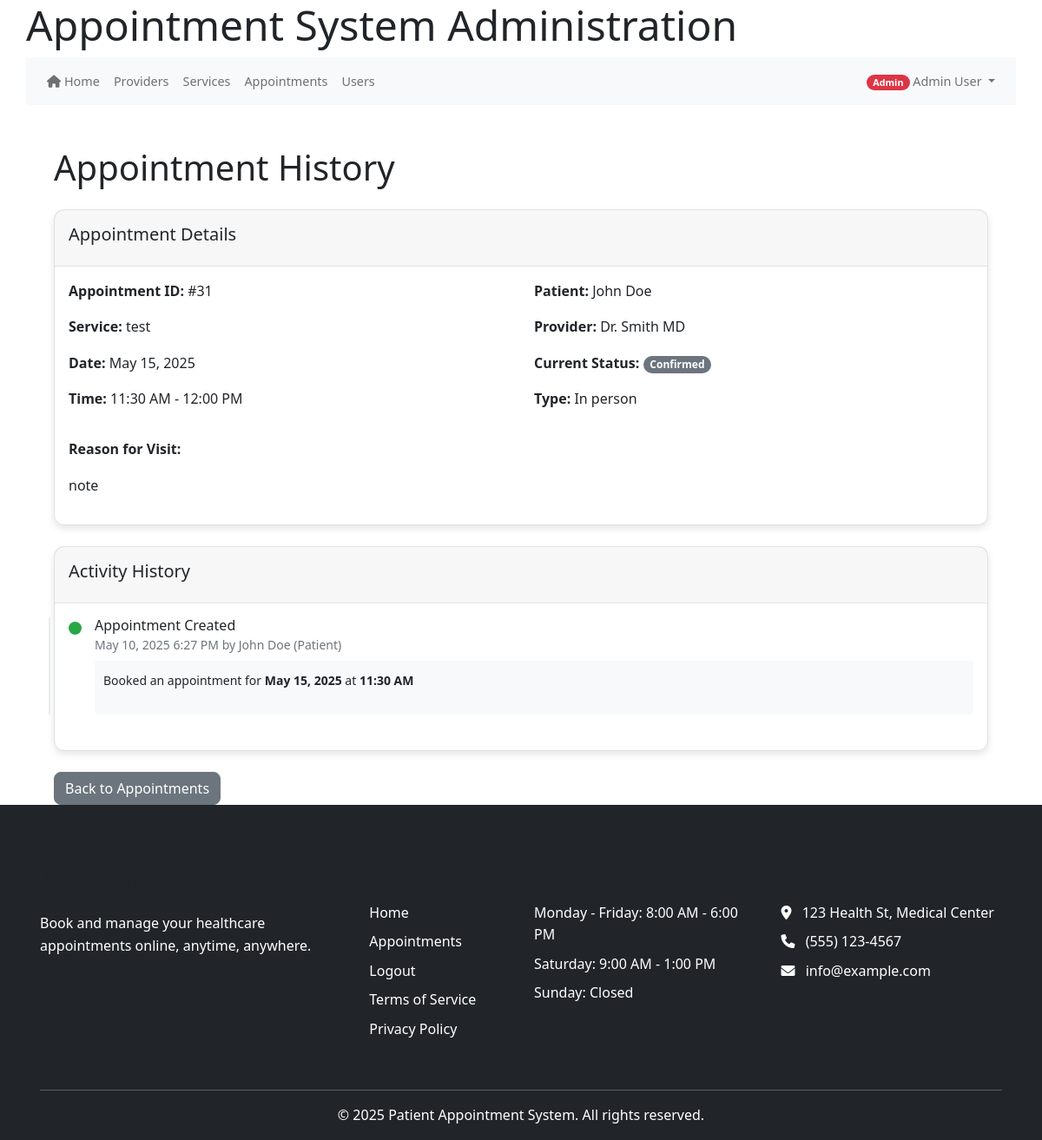
/index.php/appointments/history?id=31 (signed in), run on an earlier commit of the app's database.
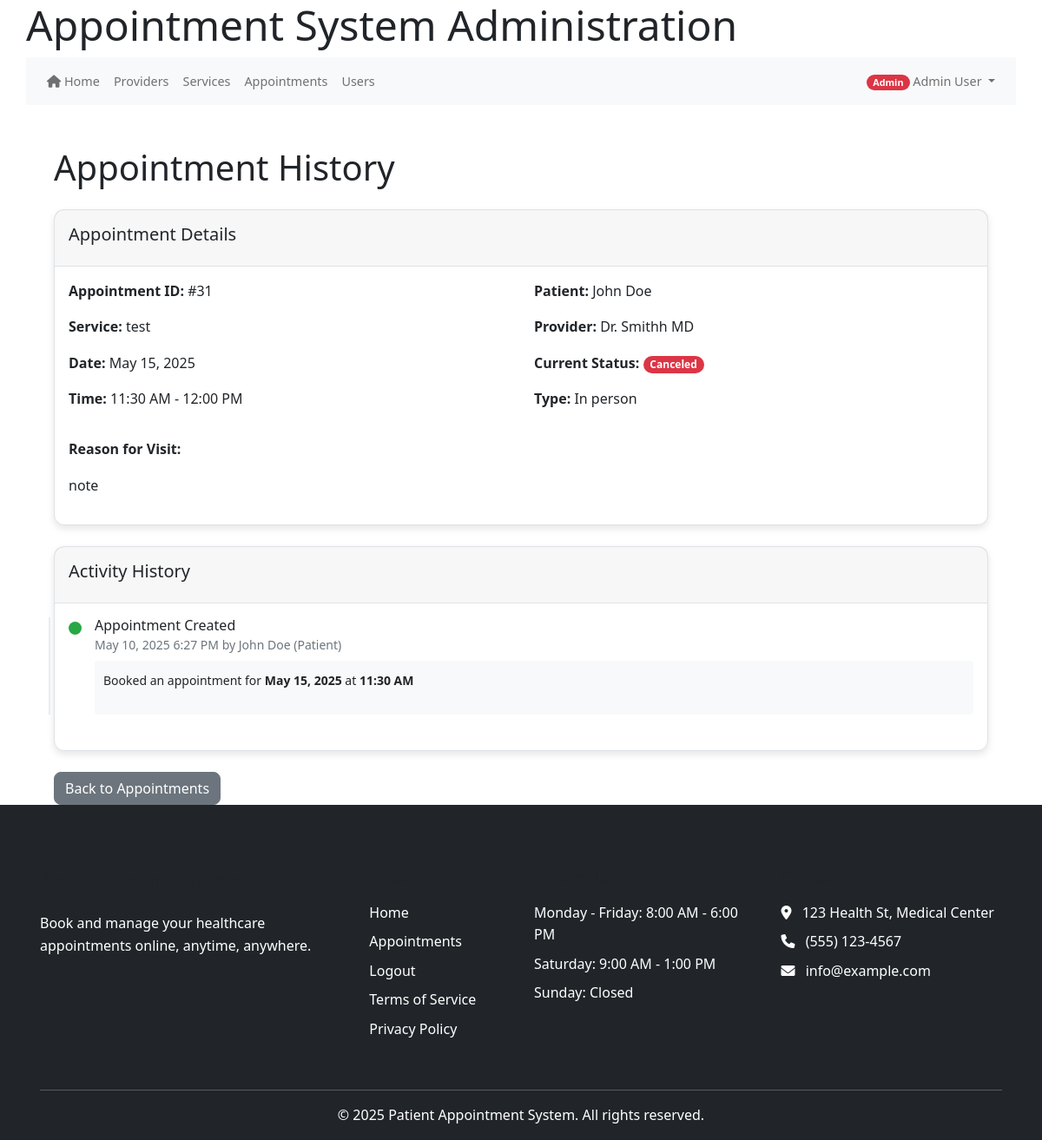
And on a later commit of the database.
### tables this page shows
CREATE TABLE IF NOT EXISTS `appointments` (
  `appointment_id` int(11) NOT NULL AUTO_INCREMENT,
  `patient_id` int(11) NOT NULL,
  `provider_id` int(11) NOT NULL,
  `service_id` int(11) NOT NULL,
  `appointment_date` date NOT NULL,
  `start_time` time NOT NULL,
  `end_time` time NOT NULL,
  `status` enum('scheduled','confirmed','completed','canceled','no_show') NOT NULL DEFAULT 'scheduled',
  `type` enum('in_person','virtual','phone') NOT NULL DEFAULT 'in_person',
  `notes` text DEFAULT NULL,
  `reason` text DEFAULT NULL,
  `reminder_sent` tinyint(1) DEFAULT 0,
  `confirmed_at` datetime DEFAULT NULL,
  `canceled_at` datetime DEFAULT NULL,
  `created_at` datetime DEFAULT current_timestamp(),
  `updated_at` datetime DEFAULT current_timestamp(),
  PRIMARY KEY (`appointment_id`),
  KEY `patient_id` (`patient_id`),
  KEY `provider_id` (`provider_id`),
  KEY `service_id` (`service_id`)
);

CREATE TABLE IF NOT EXISTS `users` (
  `user_id` int(11) NOT NULL AUTO_INCREMENT,
  `email` varchar(255) NOT NULL,
  `password_hash` varchar(255) NOT NULL,
  `first_name` varchar(100) NOT NULL,
  `last_name` varchar(100) NOT NULL,
  `phone` varchar(20) DEFAULT NULL,
  `role` enum('patient','provider','admin','staff') NOT NULL,
  `is_active` tinyint(1) DEFAULT 1,
  `is_verified` tinyint(1) DEFAULT 0,
  `email_verified_at` datetime DEFAULT NULL,
  `created_at` datetime DEFAULT current_timestamp(),
  `last_login` datetime DEFAULT NULL,
  `verification_token` varchar(64) DEFAULT NULL,
  `reset_token` varchar(64) DEFAULT NULL,
  `reset_token_expires` datetime DEFAULT NULL,
  `token_expires` datetime DEFAULT NULL,
  `password_change_required` tinyint(1) DEFAULT 0,
  PRIMARY KEY (`user_id`)
);

CREATE TABLE IF NOT EXISTS `services` (
  `service_id` int(11) NOT NULL AUTO_INCREMENT,
  `name` varchar(255) NOT NULL,
  `description` text DEFAULT NULL,
  `duration` int(11) DEFAULT 30,
  `price` decimal(10,2) DEFAULT NULL,
  `is_active` tinyint(1) DEFAULT 1,
  `created_at` timestamp NOT NULL DEFAULT current_timestamp(),
  PRIMARY KEY (`service_id`)
);

### models/Appointment.php (called while the page is built, shortened)
<?php
class Appointment {
    private $db;
    public function __construct($db) {
        $this->db = $db;
    }
    public function getById($appointment_id) {
        $appointment = null;
        $stmt = $this->db->prepare("
            SELECT
                a.*,
                s.name AS service_name,
                provider.first_name AS provider_first_name,
                provider.last_name AS provider_last_name,
                CONCAT(provider.first_name, ' ', provider.last_name) AS provider_name,
                patient.first_name AS patient_first_name,
                patient.last_name AS patient_last_name,
                CONCAT(patient.first_name, ' ', patient.last_name) AS patient_name,
                patient.email AS patient_email,
                pp.phone AS patient_phone,
                pp.date_of_birth AS patient_dob,
                pp.address AS patient_address,
                pp.emergency_contact,
                pp.emergency_contact_phone,
                pp.medical_conditions,
                pp.insurance_info
            FROM appointments a
            LEFT JOIN services s ON a.service_id = s.service_id
            LEFT JOIN users provider ON a.provider_id = provider.user_id
            LEFT JOIN users patient ON a.patient_id = patient.user_id
            LEFT JOIN patient_profiles pp ON patient.user_id = pp.user_id
            WHERE a.appointment_id = ?
        ");
        $stmt->bind_param("i", $appointment_id);
        $stmt->execute();
        $result = $stmt->get_result();
        if ($result && $result->num_rows > 0) {
            $appointment = $result->fetch_assoc();
            if (!empty($appointment['insurance_info'])) {
                $insurance = json_decode($appointment['insurance_info'], true);
                $appointment['insurance_provider'] = $insurance['provider'] ?? '';
                $appointment['insurance_policy_number'] = $insurance['policy_number'] ?? '';
            }
        }
        return $appointment;
    }
    public function getAppointmentHistory($appointment_id) {
        $history = [];
        $stmt = $this->db->prepare("
            SELECT
                ah.*,
                u.first_name,
                u.last_name,
                CONCAT(u.first_name, ' ', u.last_name) AS user_name
            FROM appointment_history ah
            LEFT JOIN users u ON ah.user_id = u.user_id
            WHERE ah.appointment_id = ?
            ORDER BY ah.created_at DESC
        ");
        $stmt->bind_param("i", $appointment_id);
        $stmt->execute();
        $result = $stmt->get_result();
        if (empty($history)) {
            $appointmentData = $this->getById($appointment_id);
            if ($appointmentData) {
                $history[] = [
                    'history_id' => 0,
                    'appointment_id' => $appointment_id,
                    'user_id' => $appointmentData['patient_id'],
                    'status' => 'scheduled',
                    'notes' => 'Appointment created',
                    'created_at' => $appointmentData['created_at'],
                    'first_name' => $appointmentData['patient_first_name'],
                    'last_name' => $appointmentData['patient_last_name'],
                    'user_name' => $appointmentData['patient_first_name'] . ' ' . $appointmentData['patient_last_name']
                ];
            }
        }
        return $history;
    }
    public function getAppointmentLogs($appointment_id) {
        $logs = [];
        $history = $this->getAppointmentHistory($appointment_id);
        foreach ($history as $record) {
            $details = [];
            $appointment = $this->getById($appointment_id);
            if ($appointment) {
                $details = [
                    'appointment_date' => $appointment['appointment_date'],
                    'start_time' => $appointment['start_time'],
                    'end_time' => $appointment['end_time'],
                    'cancellation_reason' => $appointment['reason'] ?? 'No reason provided',
                    'previous_status' => '',
                    'new_status' => $record['status'] ?? '',
                    'reason' => $appointment['reason'] ?? ''
                ];
            }
            $action = 'status_changed';
            if (strpos(strtolower($record['notes'] ?? ''), 'created') !== false) {
                $action = 'created';
            } elseif (strpos(strtolower($record['notes'] ?? ''), 'cancel') !== false ||
                     $record['status'] === 'canceled') {
                $action = 'canceled';
            }
            $logs[] = [
                'details' => json_encode($details),
                'action' => $action,
                'created_at' => $record['created_at'],
                'user_first_name' => $record['first_name'] ?? '',
                'user_last_name' => $record['last_name'] ?? '',
                'user_role' => $record['role'] ?? 'patient'
            ];
        }
        return $logs;
    }
}
?>

### public_html/bootstrap.php (called while the page is built, shortened)
<?php
require_once APP_ROOT . '/core/helpers.php';
require_once CORE_PATH . '/helpers.php';
function get_db() {
    static $db = null;
    if ($db === null) {
        if (defined('DB_HOST') && defined('DB_USER') && defined('DB_PASS') && defined('DB_NAME')) {
            $db = new mysqli(DB_HOST, DB_USER, DB_PASS, DB_NAME);
            $db->set_charset('utf8mb4');
        } else {
            throw new Exception("Database constants not defined");
        }
    }
    return $db;
}
return true;

### core/helpers.php (called while the page is built, shortened)
<?php
function base_url($path = '') {
    $protocol = isset($_SERVER['HTTPS']) && $_SERVER['HTTPS'] !== 'off' ? 'https' : 'http';
    $host = $_SERVER['HTTP_HOST'] ?? 'localhost';
    $script_name = $_SERVER['SCRIPT_NAME'];
    $base_dir = dirname($script_name);
    $base_url = "{$protocol}://{$host}{$base_dir}";
    $base_url = rtrim($base_url, '/');
    $path = ltrim($path, '/');
    return $path ? "{$base_url}/{$path}" : $base_url;
}

### views/appointments/history.php (the view, shortened to what the changed rows need)
<?php include VIEW_PATH . '/partials/header.php'; ?>
<div class="container mt-4">
    <h1 class="mb-4">Appointment History</h1>
    <?php if (isset($appointment) && $appointment): ?>
        <div class="card mb-4">
            <div class="card-header">
                <h5>Appointment Details</h5>
            </div>
            <div class="card-body">
                <div class="row">
                    <div class="col-md-6">
                        <p><strong>Appointment ID:</strong> #<?= htmlspecialchars($appointment['appointment_id']) ?></p>
                        <p><strong>Service:</strong> <?= htmlspecialchars($appointment['service_name']) ?></p>
                        <p><strong>Date:</strong> <?= htmlspecialchars(date('F j, Y', strtotime($appointment['appointment_date']))) ?></p>
                        <p><strong>Time:</strong> <?= htmlspecialchars(date('g:i A', strtotime($appointment['start_time']))) ?> -
                            <?= htmlspecialchars(date('g:i A', strtotime($appointment['end_time']))) ?></p>
                    </div>
                    <div class="col-md-6">
                        <p><strong>Patient:</strong> <?= htmlspecialchars($appointment['patient_first_name'] . ' ' . $appointment['patient_last_name']) ?></p>
                        <p><strong>Provider:</strong> <?= htmlspecialchars($appointment['provider_first_name'] . ' ' . $appointment['provider_last_name']) ?></p>
                        <p><strong>Current Status:</strong> <span class="badge bg-<?= getStatusBadgeClass($appointment['status']) ?>"><?= htmlspecialchars(ucfirst($appointment['status'])) ?></span></p>
                        <p><strong>Type:</strong> <?= htmlspecialchars(ucfirst(str_replace('_', ' ', $appointment['type']))) ?></p>
                    </div>
                </div>
                <?php if (!empty($appointment['reason'])): ?>
                    <div class="mt-3">
                        <p><strong>Reason for Visit:</strong></p>
                        <p><?= nl2br(htmlspecialchars($appointment['reason'])) ?></p>
                    </div>
                <?php endif; ?>
            </div>
        </div>
        <div class="card">
            <div class="card-header">
                <h5>Activity History</h5>
            </div>
            <div class="card-body">
                <?php if (isset($logs) && !empty($logs)): ?>
                    <div class="timeline">
                        <?php foreach ($logs as $log): ?>
                            <?php
                                $details = json_decode($log['details'], true);
                                $actionClass = getActionClass($log['action']);
                            ?>
                            <div class="timeline-item">
                                <div class="timeline-marker bg-<?= $actionClass ?>"></div>
                                <div class="timeline-content">
                                    <h6 class="mb-0"><?= htmlspecialchars(formatActionText($log['action'])) ?></h6>
                                    <p class="text-muted mb-1">
                                        <small>
                                            <?= htmlspecialchars(date('F j, Y g:i A', strtotime($log['created_at']))) ?> by
                                            <?= htmlspecialchars($log['user_first_name'] . ' ' . $log['user_last_name']) ?>
                                            (<?= htmlspecialchars(ucfirst($log['user_role'])) ?>)
                                        </small>
                                    </p>
                                    <?php if (!empty($details)): ?>
                                        <div class="details-card">
                                            <?php if ($log['action'] === 'created'): ?>
                                                <p><small>Booked an appointment for <strong><?= htmlspecialchars(date('F j, Y', strtotime($details['appointment_date']))) ?></strong>
                                                   at <strong><?= htmlspecialchars(date('g:i A', strtotime($details['start_time']))) ?></strong>
                                                </small></p>
                                            <?php elseif ($log['action'] === 'status_changed'): ?>
                                                <p><small>Changed status from <strong><?= htmlspecialchars(ucfirst($details['previous_status'])) ?></strong>
                                                   to <strong><?= htmlspecialchars(ucfirst($details['new_status'])) ?></strong></small></p>
                                                <p><small>Reason: <?= htmlspecialchars($details['reason']) ?></small></p>
                                            <?php else: ?>
                                                <pre class="small"><?= htmlspecialchars(json_encode($details, JSON_PRETTY_PRINT)) ?></pre>
                                            <?php endif; ?>
                                        </div>
                                    <?php endif; ?>
                                </div>
                            </div>
                        <?php endforeach; ?>
                    </div>
                <?php else: ?>
                    <p>No activity logs found for this appointment.</p>
                <?php endif; ?>
            </div>
        </div>
        <div class="mt-4">
            <a href="<?= base_url('index.php/appointments') ?>" class="btn btn-secondary">Back to Appointments</a>
        </div>
    <?php endif; ?>
</div>
<?php
function getStatusBadgeClass($status) {
    switch ($status) {
        case 'canceled':
            return 'danger';
        default:
            return 'secondary';
    }
}
function getActionClass($action) {
    switch ($action) {
        case 'created':
            return 'success';
    }
}
function formatActionText($action) {
    switch ($action) {
        case 'created':
            return 'Appointment Created';
    }
}
?>
<?php include VIEW_PATH . '/partials/footer.php'; ?>

What changed in the data, as far as the page shows it:
changed appointments "11:30 AM": provider.last_name "Dr. Smith MD" → "Dr. Smithh MD"; status "Confirmed" → "Canceled"
